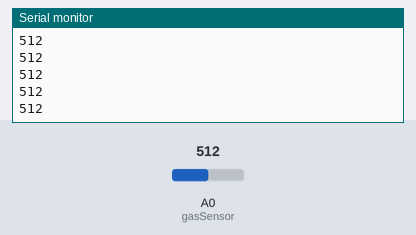
The sketch below on a simulated Arduino Uno, built with avr-gcc and run on an emulated ATmega328P. Shown: the last lines printed to the serial monitor. The inputs (shaded band) are chosen by the test bench; at power-on: A0 (gasSensor) = 512.

Above: at 1.2 s.
1.3 s: A0 (gasSensor) set to 716
At 1.31 s:
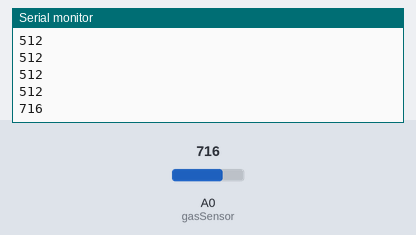
2.8 s: A0 (gasSensor) set to 900
At 2.81 s:
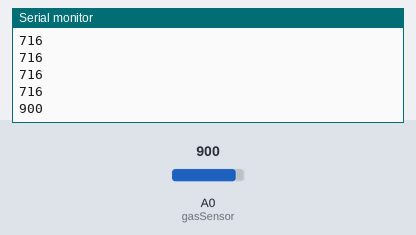
Timing chart, 0 to 5.8 s (numbered marks = the images above; inputs shaded):
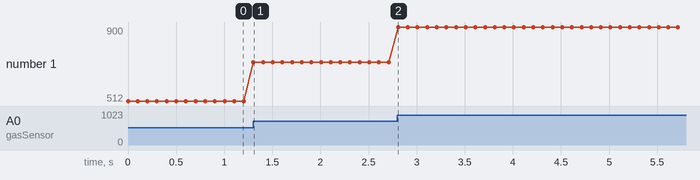

Measured:
- after the input at 1.3 s, the serial monitor: prints a new line at once (image 1)
- after the input at 2.8 s, the serial monitor: prints a new line at once (image 2)
- plotted number 1: 512 → 716 after the input at 1.3 s, 716 → 900 after the input at 2.8 s

The sketch:

simple_gas_sensor.ino
```cpp
const int gasSensor =0;
int gasvalue;

void setup()
{
  Serial.begin(9600);      // sets the serial port to 9600
}

void loop()
{
  gasvalue = analogRead( gasSensor);       // read analog input pin 0
  Serial.println(gasvalue, DEC);  // prints the value read
  delay(100);                        // wait 100ms for next reading
}
```
